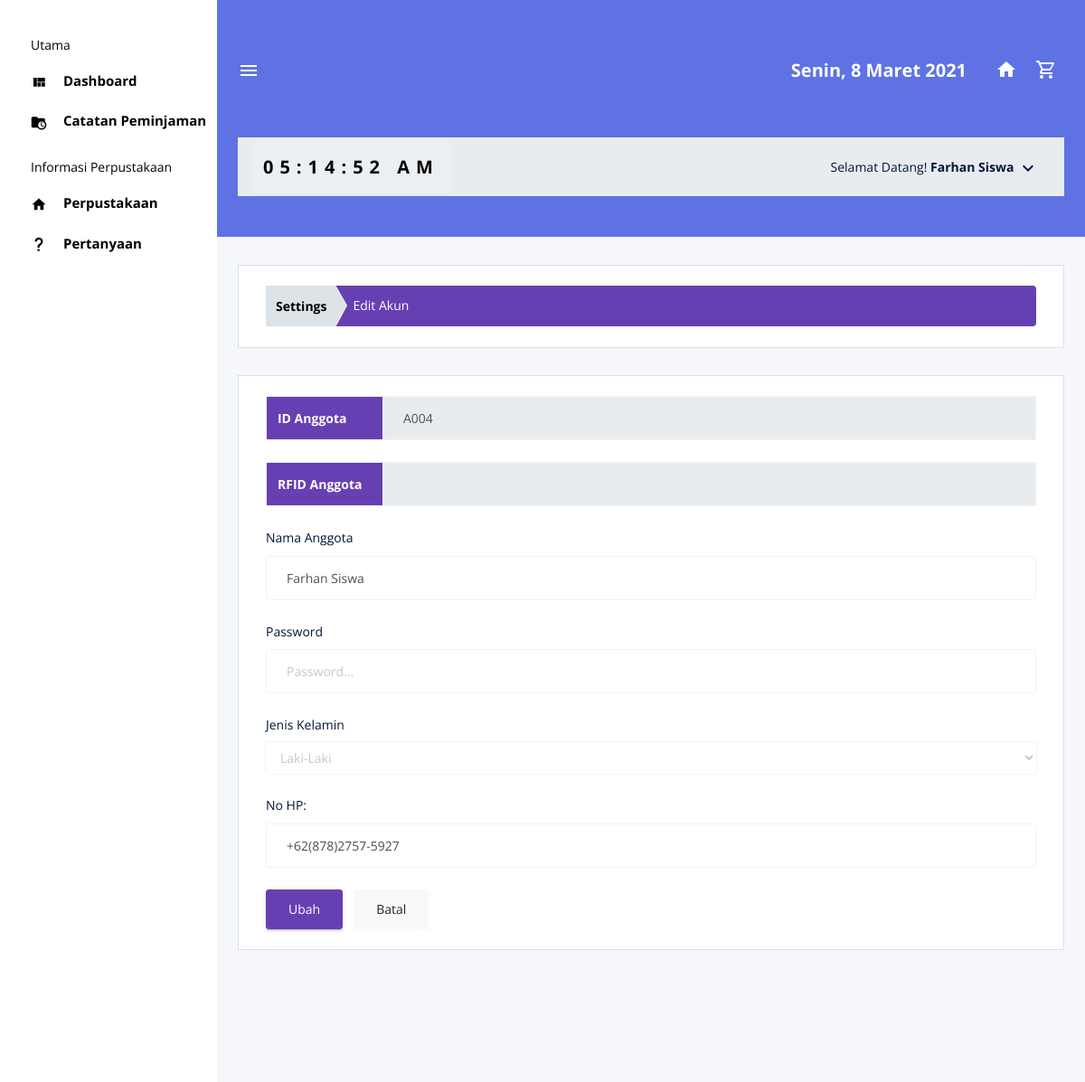
Page /views/Siswa/Profile (signed in) on the committed database.
### tables this page shows
CREATE TABLE `akun` (
  `id_anggota` varchar(10) NOT NULL,
  `email` varchar(50) NOT NULL,
  `password` varchar(255) NOT NULL,
  `rfid` varchar(100) DEFAULT NULL,
  `no_hp` varchar(16) NOT NULL,
  `nama` varchar(50) NOT NULL,
  `jekel` enum('LK','PR') NOT NULL,
  `kelas` varchar(50) NOT NULL,
  `level` enum('Admin','Petugas','NSiswa','Siswa') NOT NULL
);

### views/Siswa/Profile/index.php (the view, shortened to what this page needs)
<?php
if (isset($_SESSION['email'])) {
  $email = $_SESSION['email'];
};
include '../../../database/koneksi.php';
?>
<!DOCTYPE html>
<html lang="en">
<head>
  <link rel="stylesheet" href="../../../public/mdi/css/materialdesignicons.min.css">
  <link rel="stylesheet" href="../../../public/css/vendor.bundle.base.css">
  <link rel="stylesheet" href="../../../public/css/select2.min.css">
  <link rel="stylesheet" href="../../../public/css/select2-bootstrap.min.css">
  <link rel="stylesheet" href="../../../public/css/dataTables.bootstrap4.css">
  <link rel="stylesheet" href="../../../public/css/vertical-style.css">
  <link rel="stylesheet" href="../../../public/css/Custom.css">
  <?php
    $sql_cek = "SELECT * FROM akun WHERE email='".$email."'";
    $query_cek = mysqli_query($koneksi, $sql_cek);
    $data_check = mysqli_fetch_array($query_cek,MYSQLI_BOTH);
  ?>
</head>
<body>
  <div class="container-scroller d-flex">
    <?php include '../Partials/_sidebar.php'; ?>
    <div class="container-fluid page-body-wrapper">
      <?php include '../Partials/_navbar.php'; ?>
      <div class="main-panel">
        <div class="content-wrapper">
          <div class="row">
            <div class="col grid-margin stretch-card">
              <div class="card">
                <div class="card-body">
                  <div class="template-demo">
                    <nav aria-label="breadcrumb">
                      <ol class="breadcrumb breadcrumb-custom bg-primary">
                        <li class="breadcrumb-item"><a style="color: black; font-weight:bold; text-decoration: none;">Settings</a></li>
                        <li class="breadcrumb-item active" aria-current="page"><span>Edit Akun</span></li>
                      </ol>
                    </nav>
                  </div>
                </div>
              </div>
            </div>
            <div class="col-12">
              <div class="card">
                <div class="card-body">
                  <form class="forms-sample" action="" method="POST">
                            <div class="form-group input-group">
                              <div class="input-group-prepend">
                                <span class="input-group-text bg-primary text-white font-weight-bold" style="width: 130px;">ID Anggota</span>
                              </div>
                              <input type="text" class="form-control" id="id_anggota" name="id_anggota" value="<?php echo $data_check['id_anggota']; ?>" readonly required>
                            </div>
                            <div class="form-group input-group">
                              <div class="input-group-prepend">
                                <span class="input-group-text bg-primary text-white font-weight-bold" style="width: 130px;">RFID Anggota</span>
                              </div>
                              <input type="text" class="form-control" id="rfid" name="rfid" value="<?php echo $data_check['rfid']; ?>" disabled>
                            </div>
                            <div class="form-group">
                              <label for="exampleInputUsername1">Nama Anggota</label>
                              <input type="text" class="form-control" id="nama" value="<?php echo $data_check['nama']; ?>" name="nama" placeholder="Nama...">
                            </div>
                            <div class="form-group">
                              <label for="exampleInputUsername1">Password</label>
                              <input type="password" class="form-control" id="password" value="" name="password" placeholder="Password...">
                            </div>
                            <div class="form-group">
                            <label for="exampleSelectGender">Jenis Kelamin</label>
                              <select class="form-control" id="jekel" name="jekel">
                                <option value="LK" <?php if($data_check['jekel'] == "LK"){echo("selected");} ?>>Laki-Laki</option>
                              </select>
                            </div>
                            <div class="form-group">
                              <label>No HP:</label>
                              <input class="form-control" id="no_hp" name="no_hp" value="<?php echo $data_check['no_hp']; ?>" data-inputmask="'alias': 'phoneid'">
                            </div>
                    <button type="submit" class="btn btn-primary mr-2" name="edit_anggota">Ubah</button>
                    <a class="btn btn-light" href="/sipus/views/Siswa/Dashboard">Batal</a>
                  </form>
                </div>
                </div>
            </div>
          </div>
        </div>
      </div>
    </div>
  </div>
</body>
</html>

### views/Siswa/Partials/_navbar.php (shortened to what this page needs)
<nav class="navbar col-lg-12 col-12 px-0 py-0 py-lg-4 d-flex flex-row">
        <div class="navbar-menu-wrapper d-flex align-items-center justify-content-end">
          <button class="navbar-toggler navbar-toggler align-self-center" type="button" data-toggle="minimize">
            <span class="mdi mdi-menu"></span>
          </button>
          <ul class="navbar-nav navbar-nav-right">
            <li class="nav-item">
              <h4 id="TampilTanggal" class="mb-0 font-weight-bold d-none d-xl-block"></h4>
            </li>
            <li class="nav-item dropdown mr-1">
              <a class="nav-link count-indicator dropdown-toggle d-flex justify-content-center align-items-center" href="../Dashboard/">
                <i class="mdi mdi-home mx-0"></i>
              </a>
            </li>
            <li class="nav-item dropdown mr-2">
              <a class="nav-link count-indicator dropdown-toggle d-flex align-items-center justify-content-center" id="notificationDropdown" href="../konten/cart_buku">
                <i class="mdi mdi-cart-outline mx-0"></i>
              </a>
            </li>
          </ul>
        </div>
        <div class="navbar-menu-wrapper navbar-search-wrapper d-none d-lg-flex align-items-center">
          <ul class="navbar-nav mr-lg-2">
            <li class="nav-item nav-search d-none d-lg-block">
              <div class="input-group">
                <div id="MyClockDisplay" class="clock font-weight-bold d-none d-xl-block" onload="showTime()"></div>
              </div>
            </li>
          </ul>
          <ul class="navbar-nav navbar-nav-right">
            <li class="nav-item nav-profile dropdown">
              <a class="nav-link dropdown-toggle" href="#" data-toggle="dropdown" id="profileDropdown">
                <span class="nav-profile-name"> Selamat Datang!
                  <b>
                <?php
                $sql = "SELECT * FROM akun WHERE email='$email';";
                $result = $koneksi -> query($sql);
                $akun = $result -> fetch_assoc();
                echo($akun["nama"]);
                ?>
                  </b>
                </span>
              </a>
            </li>
          </ul>
        </div>
      </nav>

### public/css/Custom.css (style rules this page uses)
body { margin: 0px; padding: 0px; background: #f6f7fb; }
.clock { color: #000000; font-size: 20px; letter-spacing: 7px; }

### rows in the picture
akun: nama "Farhan Siswa", id_anggota "A004", jekel "Laki-Laki", no_hp "+62(878)2757-5927"
